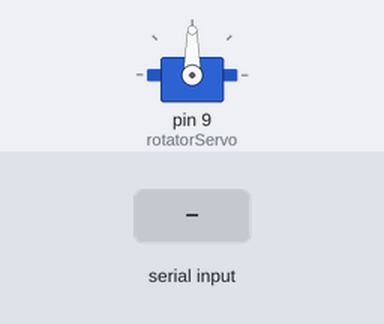
The sketch below on a simulated Arduino Uno, built with avr-gcc and run on an emulated ATmega328P. Parts: servo. The inputs (shaded band) are chosen by the test bench. What the sketch prints to the serial monitor is not drawn.

Above: at 1.2 s.
1.3 s: "1" received over Serial
Timing chart, 0 to 13.8 s (numbered marks = the images above; inputs shaded):
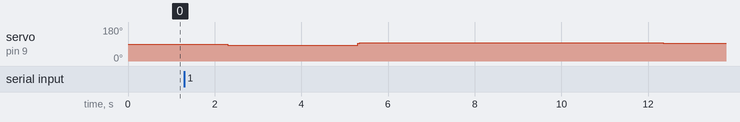

Measured:
- after the input at 1.3 s, servo on pin 9 (rotatorServo): 90° → 83° after 1.0 s, → 97° 3.0 s later, → 93° 7.1 s later

The sketch:

ArduinoRotator.ino
```cpp
/*
 Name:		ArduinoRotator.ino
 Created:	1/12/2022 11:36:31 AM
 Author:	Håvard Risebrobakken
*/

#include <Servo.h>

Servo rotatorServo;

int readValue = 0;
int setValue = 93;
int strokeTime = 3;
int recoveryTime = 7;
int strokeSpeed = 80;
int recoverySpeed = 94;
int servoOffset = 3;

int strokeCount = 0;

// the setup function runs once when you press reset or power the board
void setup() {
	Serial.begin(9600);
	rotatorServo.attach(9);
	Serial.println("Connected to serial");
}

// the loop function runs over and over again until power down or reset
void loop() {
	if (Serial.available() > 0) {
		int incomingValue = Serial.parseInt();
		if (incomingValue == 0 || incomingValue == '1') {
			strokeCount = 0;
		}
		else {
			strokeCount = incomingValue;
		}
	}
	while (strokeCount > 0) {
		DoStroke();
		strokeCount--;
	}
}

void DoStroke() {
	rotatorServo.write(strokeSpeed + servoOffset);
	delay(strokeTime * 1000);
	rotatorServo.write(90 + servoOffset);
	delay(50);
	rotatorServo.write(recoverySpeed + servoOffset);
	delay(recoveryTime * 1000);
	rotatorServo.write(90 + servoOffset);
	delay(50);
}
```
